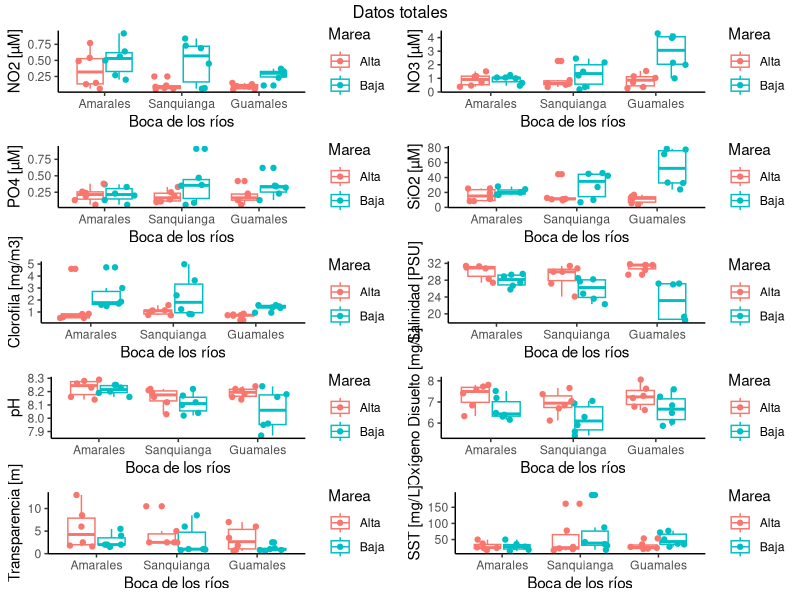
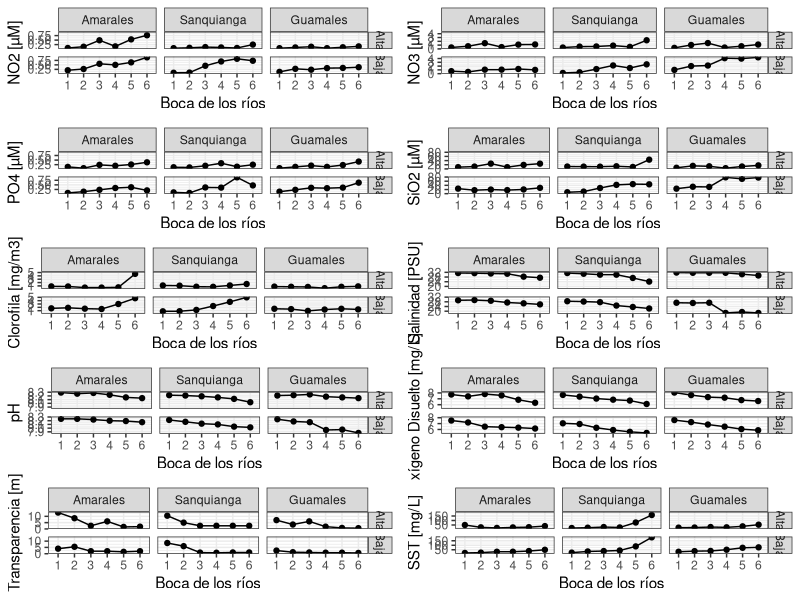

Recreate these plots in R, in order.
#Titulo: Visualización y Análisis descriptivo - Datos Químicos
#Autor: Christian Bermúdez-Rivas
#Objectivo: Visualización y análisis descriptivo de los datos químicos obtenidos de los análisis en laboratorio.
#Lenguaje de programación: R
#Fecha: December 2021
#Notas: 
###############################################################################################################################


library(tidyverse)
library(gridExtra)

Datos_Quimica<-read.table("Quimica.csv", header = TRUE, sep=",")


Datos_Quimica$Separar<-Datos_Quimica$Estacion
Datos_Quimica<-separate(Datos_Quimica, Separar, c("Boca", "No.Estacion"), sep = "0" )
as.factor(Datos_Quimica$Boca)->Datos_Quimica$Boca
as.numeric(Datos_Quimica$No.Estacion)->Datos_Quimica$No.Estacion



Datos_Quimica$Boca <- recode_factor(Datos_Quimica$Boca, 
                                     A = "Amarales", 
                                     S = "Sanquianga", 
                                     G = "Guamales")


write.table(Datos_Quimica, "Datos_Quimica.csv", col.names = TRUE, sep=",")

Datos_Quimica$Boca2 <- with(Datos_Quimica, relevel(Boca, "Amarales"))

NO2_Quimica<-ggplot(Datos_Quimica, aes(x=Boca, y=NO2, color=Marea)) + 
  geom_boxplot()+ 
  labs( y = "NO2 [µM]", x = "Boca de los ríos")+
  theme_classic()+
  geom_point(position = position_jitterdodge()) 
NO3_Quimica<-ggplot(Datos_Quimica, aes(x=Boca, y=NO3, color=Marea)) + 
  geom_boxplot()+ 
  labs( y = "NO3 [µM]", x = "Boca de los ríos")+
  theme_classic()+
  geom_point(position = position_jitterdodge()) 

PO4_Quimica<-ggplot(Datos_Quimica, aes(x=Boca, y=PO4, color=Marea)) + 
  geom_boxplot()+ 
  labs( y = "PO4 [µM]", x = "Boca de los ríos")+
  theme_classic()+
  geom_point(position = position_jitterdodge())
SiO2_Quimica<-ggplot(Datos_Quimica, aes(x=Boca, y=SiO2, color=Marea)) + 
  geom_boxplot()+ 
  labs( y = "SiO2 [µM]", x = "Boca de los ríos")+
  theme_classic()+
  geom_point(position = position_jitterdodge()) 
Clorofila_Quimica<-ggplot(Datos_Quimica, aes(x=Boca, y=Clorofila, color=Marea)) + 
  geom_boxplot()+ 
  labs( y = "Clorofila [mg/m3]", x = "Boca de los ríos")+
  theme_classic()+
  geom_point(position = position_jitterdodge())
Salinidad_Quimica<-ggplot(Datos_Quimica, aes(x=Boca, y=Salinidad, color=Marea)) + 
  geom_boxplot()+ 
  labs( y = "Salinidad [PSU]", x = "Boca de los ríos")+
  theme_classic()+
  geom_point(position = position_jitterdodge())
pH_Quimica<-ggplot(Datos_Quimica, aes(x=Boca, y=pH, color=Marea)) + 
  geom_boxplot()+ 
  labs( y = "pH", x = "Boca de los ríos")+
  theme_classic()+
  geom_point(position = position_jitterdodge())
OD_Quimica<-ggplot(Datos_Quimica, aes(x=Boca, y=OD, color=Marea)) + 
  geom_boxplot()+ 
  labs( y = "Oxígeno Disuelto [mg/L]", x = "Boca de los ríos")+
  theme_classic()+
  geom_point(position = position_jitterdodge())
Transparencia_Quimica<-ggplot(Datos_Quimica, aes(x=Boca, y=Transparencia, color=Marea)) + 
  geom_boxplot()+ 
  labs( y = "Transparencia [m]", x = "Boca de los ríos")+
  theme_classic()+
  geom_point(position = position_jitterdodge())
SST_Quimica<-ggplot(Datos_Quimica, aes(x=Boca, y=SST, color=Marea)) + 
  geom_boxplot()+ 
  labs( y = "SST [mg/L]", x = "Boca de los ríos")+
  theme_classic()+
  geom_point(position = position_jitterdodge())

tiff(filename = "01_Datos_Quimica.tif", width = 20, height = 30, units = "cm", pointsize = 15, bg = "white", res = 300)
grid.arrange(nrow=5, ncol=2, NO2_Quimica, NO3_Quimica, PO4_Quimica,SiO2_Quimica,Clorofila_Quimica,Salinidad_Quimica,pH_Quimica,OD_Quimica,Transparencia_Quimica,SST_Quimica,
             top="Datos totales")
dev.off()



NO2_line<-ggplot(Datos_Quimica, aes(x=No.Estacion, y=NO2)) + 
  geom_line()+ 
  geom_point()+ 
  labs( y = "NO2 [µM]")+
  scale_x_discrete(name ="Boca de los ríos", 
                   limits=c("1", "2", "3", "4", "5", "6"))+
   theme_bw()+
  facet_grid(Marea~Boca)

NO3_line<-ggplot(Datos_Quimica, aes(x=No.Estacion, y=NO3)) + 
  geom_line()+ 
  geom_point()+ 
  labs( y = "NO3 [µM]")+
  scale_x_discrete(name ="Boca de los ríos", 
                   limits=c("1", "2", "3", "4", "5", "6"))+
  theme_bw()+
  facet_grid(Marea~Boca)
PO4_line<-ggplot(Datos_Quimica, aes(x=No.Estacion, y=PO4)) + 
  geom_line()+ 
  geom_point()+ 
  labs( y = "PO4 [µM]")+
  scale_x_discrete(name ="Boca de los ríos", 
                   limits=c("1", "2", "3", "4", "5", "6"))+
  theme_bw()+
  facet_grid(Marea~Boca)
SiO2_line<-ggplot(Datos_Quimica, aes(x=No.Estacion, y=SiO2)) + 
  geom_line()+ 
  geom_point()+ 
  labs( y = "SiO2 [µM]")+
  scale_x_discrete(name ="Boca de los ríos", 
                   limits=c("1", "2", "3", "4", "5", "6"))+
  theme_bw()+
  facet_grid(Marea~Boca)
Clorofila_line<-ggplot(Datos_Quimica, aes(x=No.Estacion, y=Clorofila)) + 
  geom_line()+ 
  geom_point()+ 
  labs( y = "Clorofila [mg/m3]")+
  scale_x_discrete(name ="Boca de los ríos", 
                   limits=c("1", "2", "3", "4", "5", "6"))+
  theme_bw()+
  facet_grid(Marea~Boca)
Salinidad_line<-ggplot(Datos_Quimica, aes(x=No.Estacion, y=Salinidad)) + 
  geom_line()+ 
  geom_point()+ 
  labs( y = "Salinidad [PSU]")+
  scale_x_discrete(name ="Boca de los ríos", 
                   limits=c("1", "2", "3", "4", "5", "6"))+
  theme_bw()+
  facet_grid(Marea~Boca)
pH_line<-ggplot(Datos_Quimica, aes(x=No.Estacion, y=pH)) + 
  geom_line()+ 
  geom_point()+ 
  labs( y = "pH")+
  scale_x_discrete(name ="Boca de los ríos", 
                   limits=c("1", "2", "3", "4", "5", "6"))+
  theme_bw()+
  facet_grid(Marea~Boca)
OD_line<-ggplot(Datos_Quimica, aes(x=No.Estacion, y=OD)) + 
  geom_line()+ 
  geom_point()+ 
  labs( y = "Oxígeno Disuelto [mg/L]")+
  scale_x_discrete(name ="Boca de los ríos", 
                   limits=c("1", "2", "3", "4", "5", "6"))+
  theme_bw()+
  facet_grid(Marea~Boca)
Transparencia_line<-ggplot(Datos_Quimica, aes(x=No.Estacion, y=Transparencia)) + 
  geom_line()+ 
  geom_point()+ 
  labs( y = "Transparencia [m]")+
  scale_x_discrete(name ="Boca de los ríos", 
                   limits=c("1", "2", "3", "4", "5", "6"))+
  theme_bw()+
  facet_grid(Marea~Boca)
SST_line<-ggplot(Datos_Quimica, aes(x=No.Estacion, y=SST)) + 
  geom_line()+ 
  geom_point()+ 
  labs( y = "SST [mg/L]")+
  scale_x_discrete(name ="Boca de los ríos", 
                   limits=c("1", "2", "3", "4", "5", "6"))+
  theme_bw()+
  facet_grid(Marea~Boca)


tiff(filename = "02_Quimica_Linea.tif", width = 20, height = 30, units = "cm", pointsize = 15, bg = "white", res = 300)
grid.arrange(nrow=5, ncol=2, NO2_line, NO3_line, PO4_line,SiO2_line,Clorofila_line,Salinidad_line,pH_line,OD_line,Transparencia_line,SST_line
             )
dev.off()
